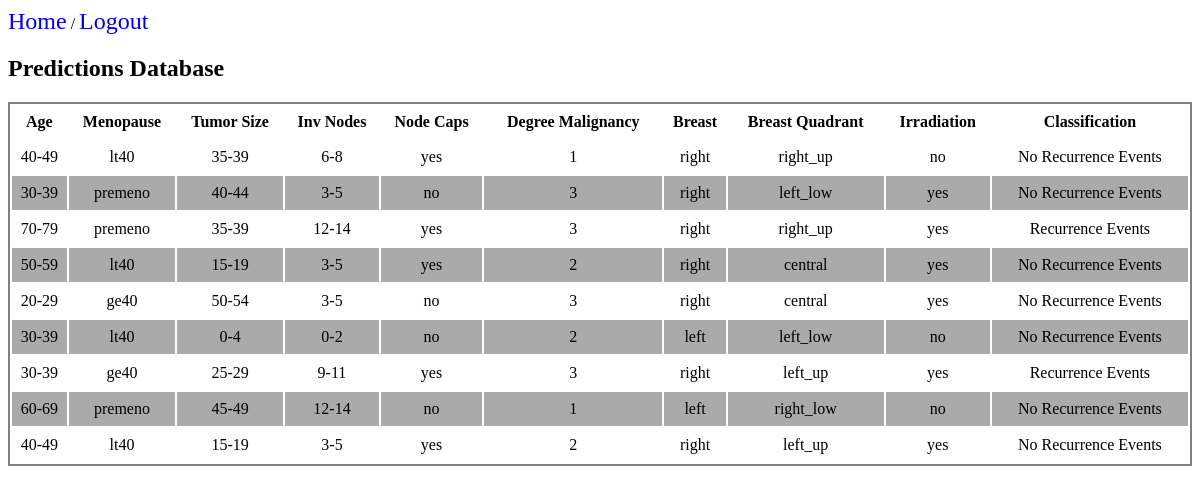
The app's page /predictionlist/ (signed in) with its own data.
### prediction/models.py (models this page shows, shortened)
class PredictCancer(models.Model):
    TWENTY = '20-29'
    THIRTY = '30-39'
    FOURTY = '40-49'
    FIFTY = '50-59'
    SIXTY = '60-69'
    SEVENTY = '70-79'
    AGE_CHOICES = [
        (TWENTY, '20-29'),
        (THIRTY, '30-39'),
        (FOURTY, '40-49'),
        (FIFTY, '50-59'),
        (SIXTY, '60-69'),
        (SEVENTY, '70-79'),
    ]
    age = models.CharField(
        max_length=50,
        choices=AGE_CHOICES,
    )
    LOW = 'ge40'
    MEDIUM = 'lt40'
    HIGH = 'premeno'
    MENOPAUSE_CHOICES =[
        (LOW, 'ge40'),
        (MEDIUM, 'lt40'),
        (HIGH, 'premeno'),
    ]
    menopause = models.CharField(
        max_length=50,
        choices=MENOPAUSE_CHOICES,
    )
    ONE = '0-4'
    TWO = '5-9'
    THREE = '10-14'
    FOUR = '15-19'
    FIVE = '20-24'
    SIX = '25-29'
    SEVEN = '30-34'
    EIGHT = '35-39'
    NINE = '40-44'
    TEN = '45-49'
    ELEVEN = '50-54'
    TUMOR_SIZE_CHOICES = [
        (ONE, '0-4'),
        (TWO, '5-9'),
        (THREE, '10-14'),
        (FOUR, '15-19'),
        (FIVE, '20-24'),
        (SIX, '25-29'),
        (SEVEN, '30-34'),
        (EIGHT, '35-39'),
        (NINE, '40-44'),
        (TEN, '45-49'),
        (ELEVEN, '50-54'),
    ]
    tumor_size = models.CharField(
        max_length=50,
        choices=TUMOR_SIZE_CHOICES,
    )
    FIRST = '0-2'
    SECOND = '3-5'
    THIRD = '6-8'
    FOURTH = '9-11'
    FIVETH = '12-14'
    SIXTH = '15-17'
    SEVENTH = '24-26'
    INV_NODES_CHOICES = [
        (FIRST, '0-2'),
        (SECOND, '3-5'),
        (THIRD, '6-8'),
        (FOURTH, '9-11'),
        (FIVETH, '12-14'),
        (SIXTH, '15-17'),
        (SEVENTH, '24-26'),
    ]
    inv_nodes = models.CharField(
        max_length=50,
        choices=INV_NODES_CHOICES,
    )
    NO = 'no'
    YES = 'yes'
    NODE_CAPS_CHOICES = [
        (NO, 'no'),
        (YES, 'yes'),
    ]
    node_caps = models.CharField(
        max_length=50,
        choices=NODE_CAPS_CHOICES,
    )
    deg_malig = models.IntegerField()
    LEFT = 'left'
    RIGHT = 'right'
    BREAST_CHOICES = [
        (LEFT, 'left'),
        (RIGHT, 'right'),
    ]
    breast = models.CharField(
        max_length=50,
        choices=BREAST_CHOICES,
    )
    CENTRAL = 'central'
    LEFTLOW = 'left_low'
    LEFTUP = 'left_up'
    RIGHTLOW = 'right_low'
    RIGHTUP = 'right_up'
    BREAST_QUAD_CHOICES = [
        (CENTRAL, 'central'),
        (LEFTLOW, 'left_low'),
        (LEFTUP, 'left_up'),
        (RIGHTLOW, 'right_low'),
        (RIGHTUP, 'right_up'),
    ]
    breast_quad = models.CharField(
        max_length=50,
        choices=BREAST_QUAD_CHOICES,
    )
    NO = 'no'
    YES = 'yes'
    IRRADIAT_CHOICES = [
        (NO, 'no'),
        (YES, 'yes'),
    ]
    irradiat = models.CharField(
        max_length=50,
        choices=IRRADIAT_CHOICES,
    )
    classification = models.CharField(max_length=50)

### prediction/views.py (the view)
# urls.py: path('predictionlist/', views.PredictionList.as_view(), name='dashboard'),
class PredictionList(LoginRequiredMixin, ListView):
   model = PredictCancer
   template_name = 'dashboard.html'

### prediction/templates/dashboard.html (shortened to what this page needs)
{% load static %}
<head>
</head>
{% block main %}
    <a href="{% url 'home' %}">Home</a> / <a href="{% url 'logout' %}">Logout</a>
    <h2>Predictions Database</h2>
    <table id="store">
        <thead>
            <tr>
                <th>Age</th>
                <th>Menopause</th>
                <th>Tumor Size</th>
                <th>Inv Nodes</th>
                <th>Node Caps</th>
                <th>Degree Malignancy</th>
                <th>Breast</th>
                <th>Breast Quadrant</th>
                <th>Irradiation</th>
                <th>Classification</th>
            </tr>
        </thead>
        <tbody>
          {% for classification in object_list %}
            <tr>
              <td>{{ classification.age }}</td>
              <td>{{ classification.menopause }}</td>
              <td>{{ classification.tumor_size }}</td>
              <td>{{ classification.inv_nodes }}</td>
              <td>{{ classification.node_caps }}</td>
              <td>{{ classification.deg_malig }}</td>
              <td>{{ classification.breast }}</td>
              <td>{{ classification.breast_quad }}</td>
              <td>{{ classification.irradiat }}</td>
              <td>{{ classification.classification }}</td>
            </tr>
          {% endfor %}
        </tbody>
    </table>
{% endblock %}

### prediction/templates/dashboard.html (style rules this page uses)
#store { border: 2px solid gray; height: auto; width: 100%; text-align: center; line-height: 30px; }
#store td { padding: 2px 2px; text-align: center; word-wrap:break-word; }
#store tr:nth-child(even) { background-color: #AAAAAA; }
#store td:nth-child(2) { text-align: center; }
#store td:nth-child(3) { text-align: center; }
#store th:nth-child(2) { text-align: center; }
#store th:nth-child(3) { text-align: center; }
a { font-size: 1.5rem; text-decoration: none; }

### records on screen
PredictCancer: age "40-49", menopause "lt40", tumor_size "35-39", inv_nodes "6-8", node_caps "yes", deg_malig "1", breast "right", breast_quad "right_up", irradiat "no", classification "No Recurrence Events"
PredictCancer: age "30-39", menopause "premeno", tumor_size "40-44", inv_nodes "3-5", node_caps "no", deg_malig "3", breast "right", breast_quad "left_low", irradiat "yes", classification "No Recurrence Events"
PredictCancer: age "70-79", menopause "premeno", tumor_size "35-39", inv_nodes "12-14", node_caps "yes", deg_malig "3", breast "right", breast_quad "right_up", irradiat "yes", classification "Recurrence Events"
PredictCancer: age "50-59", menopause "lt40", tumor_size "15-19", inv_nodes "3-5", node_caps "yes", deg_malig "2", breast "right", breast_quad "central", irradiat "yes", classification "No Recurrence Events"
PredictCancer: age "20-29", menopause "ge40", tumor_size "50-54", inv_nodes "3-5", node_caps "no", deg_malig "3", breast "right", breast_quad "central", irradiat "yes", classification "No Recurrence Events"
PredictCancer: age "30-39", menopause "lt40", tumor_size "0-4", inv_nodes "0-2", node_caps "no", deg_malig "2", breast "left", breast_quad "left_low", irradiat "no", classification "No Recurrence Events"
PredictCancer: age "30-39", menopause "ge40", tumor_size "25-29", inv_nodes "9-11", node_caps "yes", deg_malig "3", breast "right", breast_quad "left_up", irradiat "yes", classification "Recurrence Events"
PredictCancer: age "60-69", menopause "premeno", tumor_size "45-49", inv_nodes "12-14", node_caps "no", deg_malig "1", breast "left", breast_quad "right_low", irradiat "no", classification "No Recurrence Events"
PredictCancer: age "40-49", menopause "lt40", tumor_size "15-19", inv_nodes "3-5", node_caps "yes", deg_malig "2", breast "right", breast_quad "left_up", irradiat "yes", classification "No Recurrence Events"
